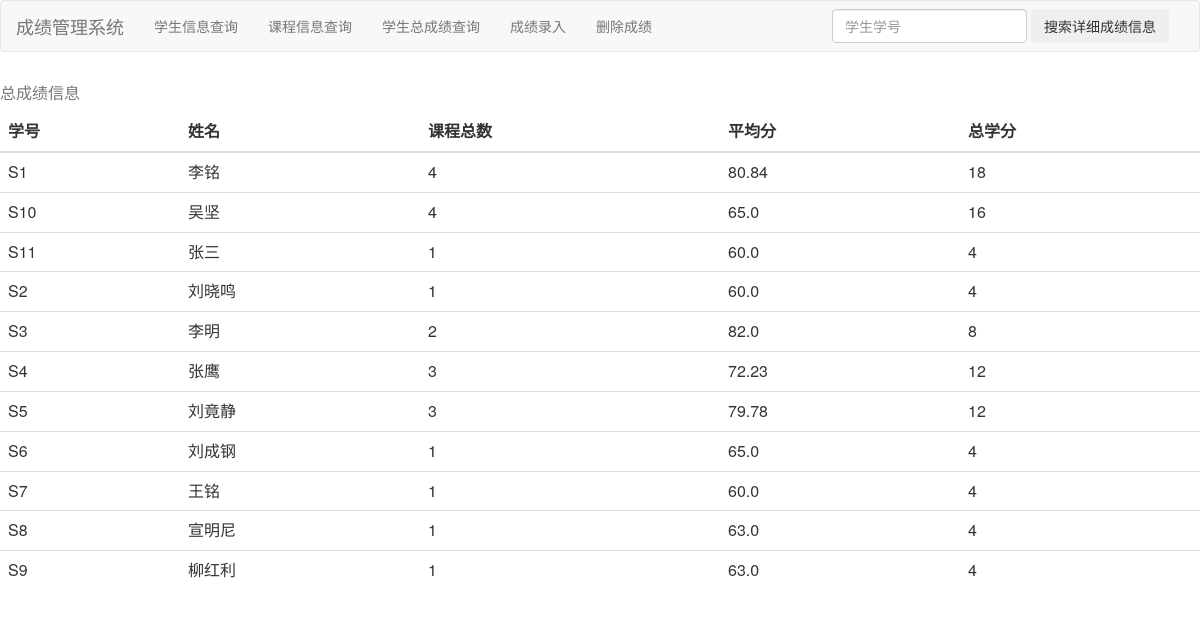
Screenshot of /grades with the database file from the repository.
### tables this page shows
CREATE TABLE students (
sno char(4),
sname char(8),
sex char(2),
age char(2),
sdept char(10), ages integer,
primary key (sno)
);

### app/routes.py (the view)
@app.route('/grades')
def get_final_grades():
    grades = query_db(
        '''select students.sno as no, students.sname as name, count(*) as sum, round(avg(SC.grade), 2) as avg, sum(classes.credit) as total
     from students join SC on students.sno = SC.sno join classes on sc.cno = classes.cno
     where SC.grade is not null
     group by students.sno''')
    return render_template('grades.html', grades=grades)

### app/routes.py (called while the page is built)
def connect_db():
    return sqlite3.connect(DATABASE)

def query_db(query, args=(), one=False):
    cur = g.db.execute(query, args)
    rv = [
        dict((cur.description[idx][0], value) for idx, value in enumerate(row))
        for row in cur.fetchall()
    ]
    g.db.commit()
    return (rv[0] if rv else None) if one else rv

@app.before_request
def before_request():
    g.db = connect_db()

@app.teardown_request
def teardown_request(exception):
    if hasattr(g, 'db'):
        g.db.close()

### app/templates/grades.html
{% extends "toolbar.html" %}
{% block content %}
<table class="table table-hover">
    <caption>总成绩信息</caption>
    <thead>
        <tr>
            <th>学号</th>
            <th>姓名</th>
            <th>课程总数</th>
            <th>平均分</th>
            <th>总学分</th>
        </tr>
    </thead>
    <tbody>
        {% for grade in grades %}
        <tr>
            <td>{{ grade.no }}</td>
            <td>{{ grade.name }}</td>
            <td>{{ grade.sum }}</td>
            <td>{{ grade.avg }}</td>
            <td>{{ grade.total }}</td>
        </tr>
        {% endfor %}
    </tbody>
</table>
{% endblock %}

### rows the page displays
students: no "S1", name "李铭", sum "4", avg "80.84", total "18"
students: no "S10", name "吴坚", sum "4", avg "65.0", total "16"
students: no "S11", name "张三", sum "1", avg "60.0", total "4"
students: no "S2", name "刘晓鸣", sum "1", avg "60.0", total "4"
students: no "S3", name "李明", sum "2", avg "82.0", total "8"
students: no "S4", name "张鹰", sum "3", avg "72.23", total "12"
students: no "S5", name "刘竟静", sum "3", avg "79.78", total "12"
students: no "S6", name "刘成钢", sum "1", avg "65.0", total "4"
students: no "S7", name "王铭", sum "1", avg "60.0", total "4"
students: no "S8", name "宣明尼", sum "1", avg "63.0", total "4"
students: no "S9", name "柳红利", sum "1", avg "63.0", total "4"
